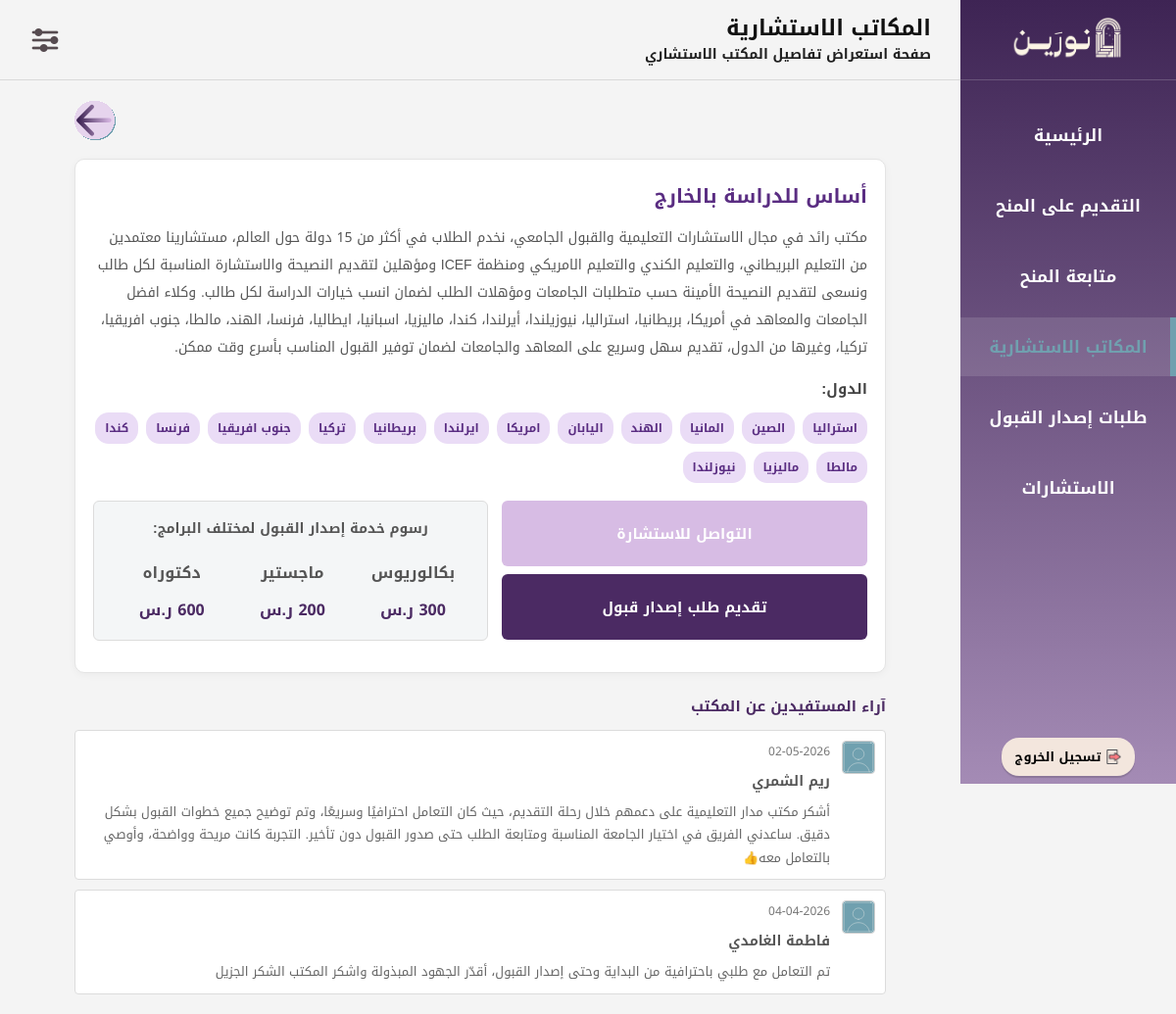
/Ben14_OfficeDetails.php?id=2, run on an earlier commit of the app's database.
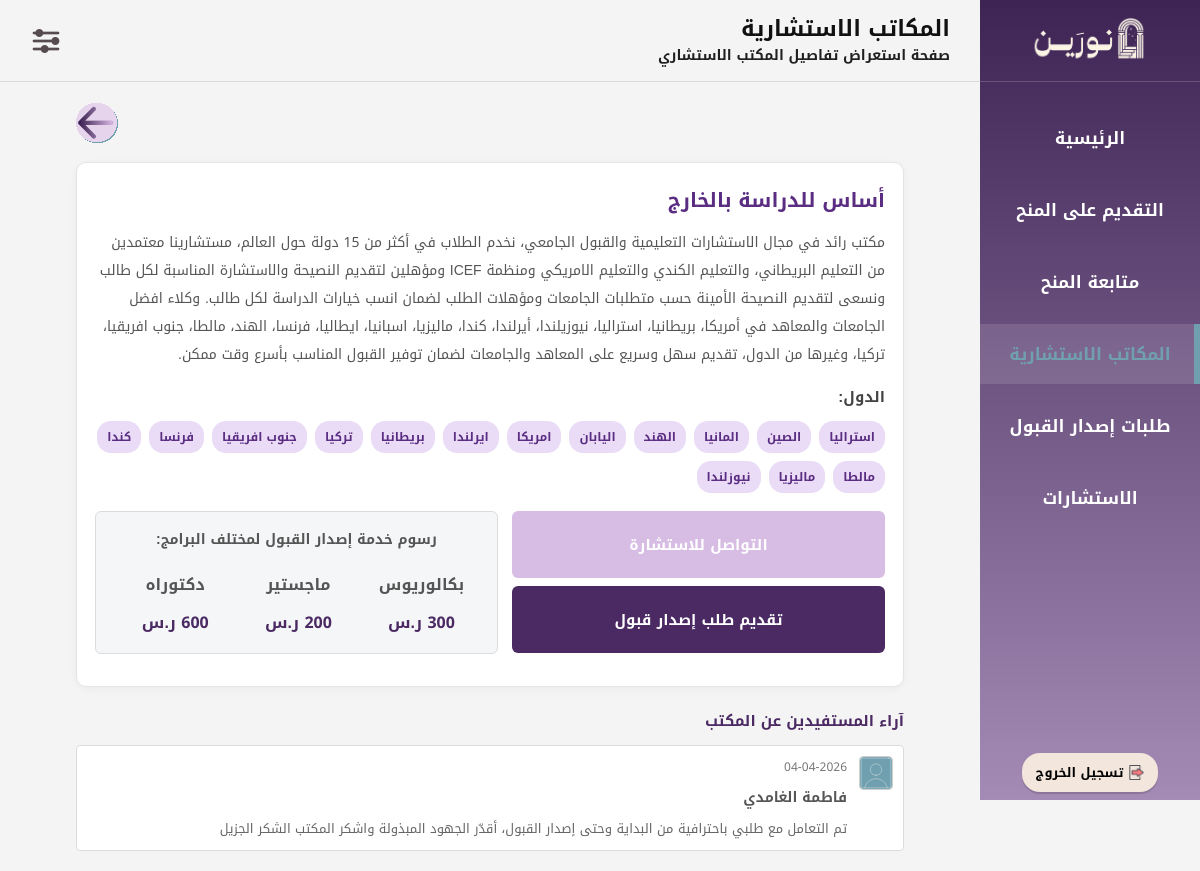
And on a later commit of the database.
### tables this page shows
CREATE TABLE `rating` (
  `rating_id` int(11) NOT NULL,
  `request_id` int(11) NOT NULL,
  `rating_date` datetime DEFAULT current_timestamp(),
  `comment_text` text DEFAULT NULL
);

### Ben14_OfficeDetails.php (the view, shortened to what the changed rows need)
<?php
$conn = new mysqli("localhost", "root", "", "noreen");
$conn->set_charset("utf8mb4");
$officeId = (int) $_GET['id'];
$sqlOffice = "
    SELECT
        co.office_id,
        co.office_name,
        co.office_description,
        co.Bachelor_fee,
        co.Masters_fee,
        co.Phd_fee,
        GROUP_CONCAT(DISTINCT oc.con_name ORDER BY oc.con_name SEPARATOR '||') AS countries
    FROM consulting_office co
    LEFT JOIN office_country oc ON co.office_id = oc.office_id
    WHERE co.office_id = ?
    GROUP BY
        co.office_id,
        co.office_name,
        co.office_description,
        co.Bachelor_fee,
        co.Masters_fee,
        co.Phd_fee
";
$stmtOffice = $conn->prepare($sqlOffice);
$stmtOffice->bind_param("i", $officeId);
$stmtOffice->execute();
$resOffice = $stmtOffice->get_result();
$office = $resOffice->fetch_assoc();
$countries = [];
if (!empty($office['countries'])) {
    $countries = explode("||", $office['countries']);
}
$sqlRate = "
    SELECT
        r.rating_date,
        r.comment_text,
        CONCAT(b.f_name, ' ', b.l_name) AS bnf_name
    FROM rating r
    JOIN admission_request ar ON r.request_id = ar.request_id
    LEFT JOIN beneficiary b ON ar.bnf_id = b.bnf_id
    WHERE ar.office_id = ?
    ORDER BY r.rating_date DESC
";
$stmtRate = $conn->prepare($sqlRate);
$stmtRate->bind_param("i", $officeId);
$stmtRate->execute();
$resRate = $stmtRate->get_result();
$rates = [];
while ($row = $resRate->fetch_assoc()) {
    $rates[] = $row;
}
?>
<!DOCTYPE html>
<html lang="ar" dir="rtl">
<head>
<link rel="stylesheet" href="CSS01Layout.css?v=3">
</head>
<body>
<div class="layout">
<div class="main-content">
<div class="page">
<div class="dbox">
  <div class="cbox">
    <?php if (!empty($countries)) { ?>
      <?php foreach ($countries as $country) { ?>
        <div class="ctag"><?php echo  ($country); ?></div>
      <?php } ?>
    <?php } else { ?>
      <div class="ctag">لا توجد دول</div>
    <?php } ?>
  </div>
</div>
<div class="rsec">
  <?php if (!empty($rates)) { ?>
    <?php foreach ($rates as $rate) { ?>
      <div class="rcard">
        <img src="التقييم.svg" class="rimg" alt="مستخدم">
        <div class="rtxt">
          <div class="rdate"><?php echo date("d-m-Y", strtotime($rate['rating_date'])); ?></div>
          <div class="rname">
            <?php
              if (!empty(trim($rate['bnf_name']))) {
                echo $rate['bnf_name'];
              } else {
                echo "مستفيد";
              }
            ?>
          </div>
          <div class="rcom">
            <?php echo $rate['comment_text']; ?>
          </div>
        </div>
      </div>
    <?php } ?>
  <?php } else { ?>
    <div class="norate">
      لا توجد تقييمات لهذا المكتب حتى الآن.
    </div>
  <?php } ?>
</div>
</div>
</div>
</div>
</body>
</html>

What changed in the data, as far as the page shows it:
removed rating: rating_date "02-05-2026", bnf_name "ريم الشمري", comment_text "أشكر مكتب مدار التعليمية على دعمهم خلال رحلة التقديم، حيث كان التعامل احترافيًا وسريعًا، وتم توضيح جميع خطوات القبول بشكل دقيق. ساعدني الفريق في اختيار الجامعة المناسبة ومتابعة الطلب حتى صدور القبول دون تأخير. التجربة كانت مريحة وواضحة، وأوصي بالتعامل معه👍"
